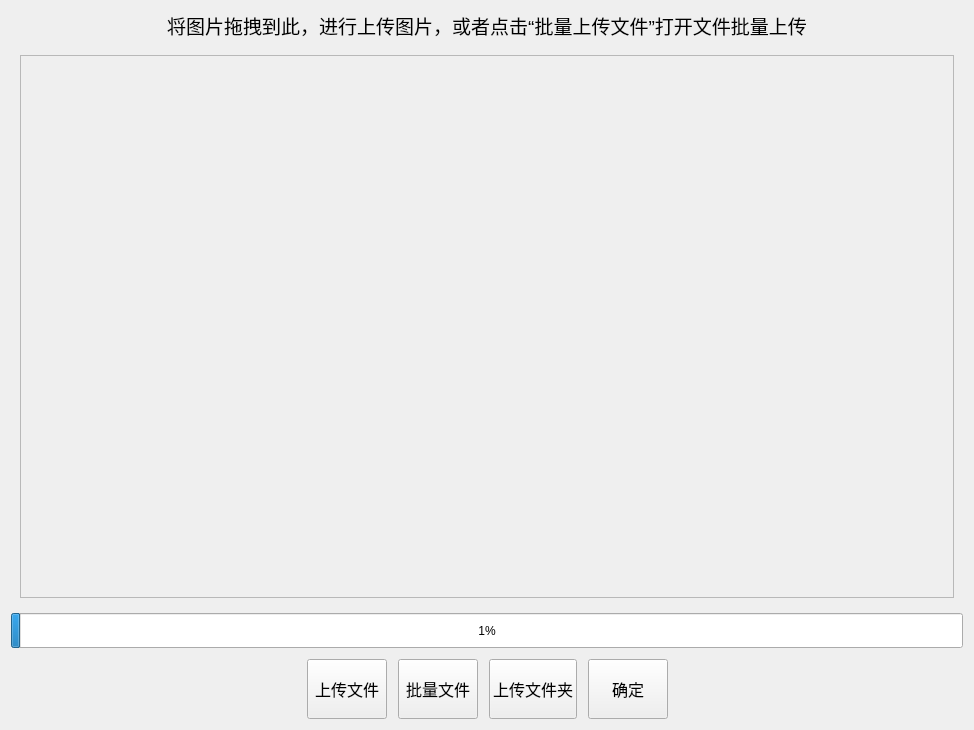
<?xml version="1.0" encoding="UTF-8"?>
<ui version="4.0">
 <class>Upload</class>
 <widget class="QWidget" name="Upload">
  <property name="geometry">
   <rect>
    <x>0</x>
    <y>0</y>
    <width>974</width>
    <height>730</height>
   </rect>
  </property>
  <property name="windowTitle">
   <string>Form</string>
  </property>
  <layout class="QGridLayout" name="gridLayout_4">
   <item row="0" column="0">
    <widget class="QLabel" name="UploadLabel">
     <property name="font">
      <font>
       <pointsize>14</pointsize>
      </font>
     </property>
     <property name="tabletTracking">
      <bool>false</bool>
     </property>
     <property name="text">
      <string>将图片拖拽到此，进行上传图片，或者点击“批量上传文件”打开文件批量上传</string>
     </property>
     <property name="alignment">
      <set>Qt::AlignCenter</set>
     </property>
    </widget>
   </item>
   <item row="1" column="0">
    <widget class="QWidget" name="widget_2" native="true">
     <layout class="QHBoxLayout" name="horizontalLayout" stretch="0">
      <item>
       <widget class="QScrollArea" name="scrollArea">
        <property name="widgetResizable">
         <bool>true</bool>
        </property>
        <widget class="QWidget" name="scrollAreaWidgetContents">
         <property name="geometry">
          <rect>
           <x>0</x>
           <y>0</y>
           <width>928</width>
           <height>541</height>
          </rect>
         </property>
         <layout class="QGridLayout" name="gridLayout"/>
        </widget>
       </widget>
      </item>
     </layout>
    </widget>
   </item>
   <item row="2" column="0">
    <widget class="QWidget" name="widget" native="true">
     <layout class="QGridLayout" name="gridLayout_3">
      <property name="leftMargin">
       <number>0</number>
      </property>
      <property name="topMargin">
       <number>0</number>
      </property>
      <property name="rightMargin">
       <number>0</number>
      </property>
      <property name="bottomMargin">
       <number>0</number>
      </property>
      <property name="spacing">
       <number>0</number>
      </property>
      <item row="0" column="0">
       <widget class="QProgressBar" name="progressBar">
        <property name="minimumSize">
         <size>
          <width>0</width>
          <height>35</height>
         </size>
        </property>
        <property name="value">
         <number>1</number>
        </property>
       </widget>
      </item>
      <item row="1" column="0">
       <widget class="QWidget" name="widget_3" native="true">
        <layout class="QGridLayout" name="gridLayout_2">
         <property name="topMargin">
          <number>11</number>
         </property>
         <property name="bottomMargin">
          <number>0</number>
         </property>
         <property name="horizontalSpacing">
          <number>11</number>
         </property>
         <property name="verticalSpacing">
          <number>7</number>
         </property>
         <item row="0" column="0">
          <spacer name="horizontalSpacer_5">
           <property name="orientation">
            <enum>Qt::Horizontal</enum>
           </property>
           <property name="sizeHint" stdset="0">
            <size>
             <width>58</width>
             <height>57</height>
            </size>
           </property>
          </spacer>
         </item>
         <item row="0" column="1">
          <widget class="QPushButton" name="uploadButton">
           <property name="minimumSize">
            <size>
             <width>0</width>
             <height>60</height>
            </size>
           </property>
           <property name="font">
            <font>
             <pointsize>12</pointsize>
            </font>
           </property>
           <property name="text">
            <string>上传文件</string>
           </property>
          </widget>
         </item>
         <item row="0" column="2">
          <widget class="QPushButton" name="batchUpdloadButton">
           <property name="minimumSize">
            <size>
             <width>0</width>
             <height>60</height>
            </size>
           </property>
           <property name="font">
            <font>
             <pointsize>12</pointsize>
            </font>
           </property>
           <property name="text">
            <string>批量文件</string>
           </property>
          </widget>
         </item>
         <item row="0" column="3">
          <widget class="QPushButton" name="FolderUpdloadButton">
           <property name="minimumSize">
            <size>
             <width>0</width>
             <height>60</height>
            </size>
           </property>
           <property name="font">
            <font>
             <pointsize>12</pointsize>
            </font>
           </property>
           <property name="text">
            <string>上传文件夹</string>
           </property>
          </widget>
         </item>
         <item row="0" column="4">
          <widget class="QPushButton" name="CheckButton">
           <property name="minimumSize">
            <size>
             <width>0</width>
             <height>60</height>
            </size>
           </property>
           <property name="font">
            <font>
             <pointsize>12</pointsize>
            </font>
           </property>
           <property name="text">
            <string>确定</string>
           </property>
          </widget>
         </item>
         <item row="0" column="5">
          <spacer name="horizontalSpacer_3">
           <property name="orientation">
            <enum>Qt::Horizontal</enum>
           </property>
           <property name="sizeHint" stdset="0">
            <size>
             <width>235</width>
             <height>57</height>
            </size>
           </property>
          </spacer>
         </item>
        </layout>
       </widget>
      </item>
     </layout>
    </widget>
   </item>
  </layout>
 </widget>
 <resources/>
 <connections/>
</ui>
